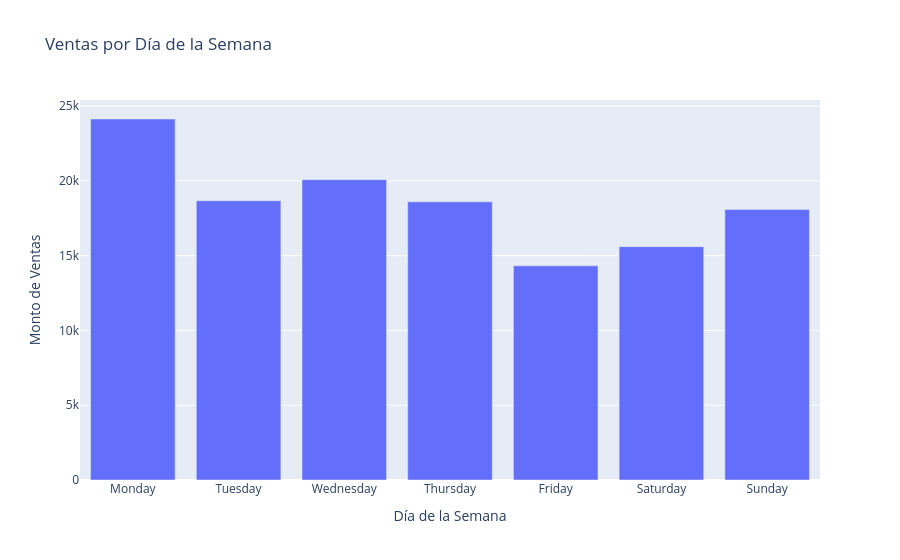

The code cell stored with this chart in its notebook:
### Markdown cell above
### Exercici 4 Una variable categòrica i una numèrica.
https://plotly.com/python/bar-charts/?form=MG0AV3

### Code cell
#Asigno la agrupacion de los dias a "data" para graficar por dias sumand solo las variables numericas ya que me interesa solo el amount 
data = df_ventas.groupby("dia").sum(numeric_only=True).reset_index()
#Creo el grafico y lo ordeno por los dias de la semana 
fig = px.bar(data, x='dia', y='amount', title='Ventas por Día de la Semana', category_orders={"dia": ['Monday', 'Tuesday', 'Wednesday', 'Thursday', 'Friday', 'Saturday', 'Sunday']})
fig.update_layout(xaxis_title='Día de la Semana', yaxis_title='Monto de Ventas')
fig.show()

### Figure 1 — Plotly figure (JSON) as saved in the notebook; plotly's stock layout.template omitted (floating-point values rounded to 4 significant figures)
{"data": [{"alignmentgroup": "True", "hovertemplate": "dia=%{x}<br>amount=%{y}<extra></extra>", "legendgroup": "", "marker": {"color": "#636efa", "pattern": {"shape": ""}}, "name": "", "offsetgroup": "", "orientation": "v", "showlegend": false, "textposition": "auto", "type": "bar", "x": ["Friday", "Monday", "Saturday", "Sunday", "Thursday", "Tuesday", "Wednesday"], "xaxis": "x", "y": [14320.0, 24140.0, 15600.0, 18090.0, 18600.0, 18670.0, 20080.0], "yaxis": "y"}], "layout": {"barmode": "relative", "legend": {"tracegroupgap": 0}, "title": {"text": "Ventas por Día de la Semana"}, "xaxis": {"anchor": "y", "categoryarray": ["Monday", "Tuesday", "Wednesday", "Thursday", "Friday", "Saturday", "Sunday"], "categoryorder": "array", "domain": [0, 1], "title": {"text": "Día de la Semana"}}, "yaxis": {"anchor": "x", "domain": [0, 1], "title": {"text": "Monto de Ventas"}}}}
